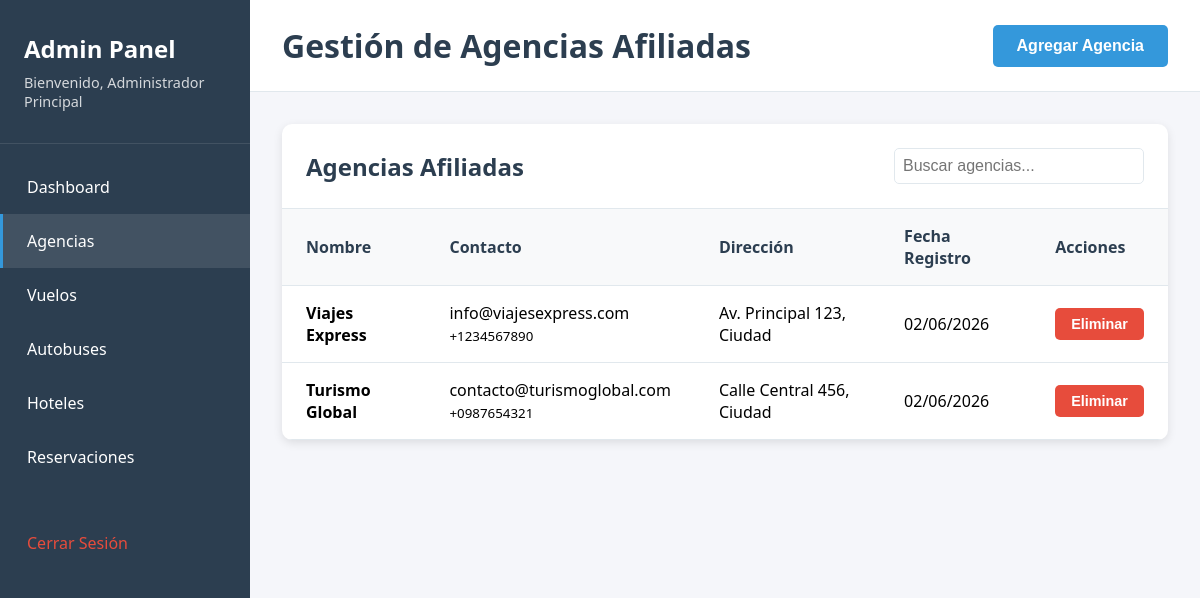
Screenshot of /admin/agencies.php (signed in) with the database file from the repository.
### tables this page shows
CREATE TABLE agencies (
    id INT AUTO_INCREMENT PRIMARY KEY,
    name VARCHAR(255) NOT NULL,
    email VARCHAR(255) NOT NULL,
    phone VARCHAR(20),
    address TEXT,
    created_at TIMESTAMP DEFAULT CURRENT_TIMESTAMP
);

### admin/agencies.php (the view, shortened to what this page needs)
<?php
include '../config/database.php';
$agencies = $conn->query("SELECT * FROM agencies");
?>
<!DOCTYPE html>
<html lang="es">
<head>
    <link rel="stylesheet" href="../css/admin.css">
</head>
<body>
    <div class="admin-container">
        <div class="sidebar">
            <div class="sidebar-header">
                <h2>Admin Panel</h2>
                <p>Bienvenido, <?php echo $_SESSION['admin_name']; ?></p>
            </div>
            <nav class="sidebar-nav">
                <a href="dashboard.php" class="nav-item">Dashboard</a>
                <a href="agencies.php" class="nav-item active">Agencias</a>
                <a href="flights.php" class="nav-item">Vuelos</a>
                <a href="buses.php" class="nav-item">Autobuses</a>
                <a href="hotels.php" class="nav-item">Hoteles</a>
                <a href="reservations.php" class="nav-item">Reservaciones</a>
                <a href="login.php?logout=true" class="nav-item logout">Cerrar Sesión</a>
            </nav>
        </div>
        <div class="main-content">
            <header class="content-header">
                <h1>Gestión de Agencias Afiliadas</h1>
                <div class="header-actions">
                    <button class="btn btn-primary" onclick="toggleForm()">Agregar Agencia</button>
                </div>
            </header>
            <div class="content">
                <div class="data-table">
                    <div class="table-header">
                        <h2>Agencias Afiliadas</h2>
                        <div class="table-actions">
                            <input type="text" id="search-agencies" placeholder="Buscar agencias..." class="table-filter" data-table="agencies-table">
                        </div>
                    </div>
                    <table id="agencies-table">
                        <thead>
                            <tr>
                                <th>Nombre</th>
                                <th>Contacto</th>
                                <th>Dirección</th>
                                <th>Fecha Registro</th>
                                <th>Acciones</th>
                            </tr>
                        </thead>
                        <tbody>
                            <?php while ($agency = $agencies->fetch_assoc()): ?>
                            <tr>
                                <td>
                                    <strong><?php echo htmlspecialchars($agency['name']); ?></strong>
                                </td>
                                <td>
                                    <?php echo htmlspecialchars($agency['email']); ?><br>
                                    <small><?php echo htmlspecialchars($agency['phone']); ?></small>
                                </td>
                                <td><?php echo htmlspecialchars($agency['address']); ?></td>
                                <td><?php echo date('d/m/Y', strtotime($agency['created_at'])); ?></td>
                                <td>
                                    <form method="POST" style="display: inline;">
                                        <button type="submit" name="delete_agency" class="btn btn-danger btn-sm" onclick="return confirm('¿Está seguro de eliminar esta agencia?')">Eliminar</button>
                                    </form>
                                </td>
                            </tr>
                            <?php endwhile; ?>
                        </tbody>
                    </table>
                </div>
            </div>
        </div>
    </div>
</body>
</html>

### css/admin.css (style rules this page uses)
:root { --primary: #2c3e50; --secondary: #3498db; --accent: #e74c3c; --light: #ecf0f1; --dark: #2c3e50; --success: #27ae60; --warning: #f39c12; --danger: #e74c3c; --sidebar-width: 250px; }
* { margin: 0; padding: 0; box-sizing: border-box; }
body { font-family: 'Segoe UI', Tahoma, Geneva, Verdana, sans-serif; background-color: #f5f6fa; }
.admin-container { display: flex; min-height: 100vh; }
.sidebar { width: var(--sidebar-width); background: var(--primary); color: white; position: fixed; height: 100vh; overflow-y: auto; }
.sidebar-header { padding: 2rem 1.5rem; border-bottom: 1px solid rgba(255,255,255,0.1); }
.sidebar-header h2 { margin-bottom: 0.5rem; }
.sidebar-header p { font-size: 0.9rem; opacity: 0.8; }
.sidebar-nav { padding: 1rem 0; }
.nav-item { display: block; padding: 1rem 1.5rem; color: white; text-decoration: none; transition: all 0.3s; border-left: 3px solid transparent; }
.nav-item:hover, .nav-item.active { background: rgba(255,255,255,0.1); border-left-color: var(--secondary); }
.nav-item.logout { color: var(--accent); margin-top: 2rem; }
.main-content { flex: 1; margin-left: var(--sidebar-width); }
.content-header { background: white; padding: 1.5rem 2rem; border-bottom: 1px solid #e1e8ed; display: flex; justify-content: space-between; align-items: center; }
.content-header h1 { color: var(--primary); }
.header-actions { display: flex; gap: 1rem; align-items: center; }
.content { padding: 2rem; }
.data-table { background: white; border-radius: 10px; box-shadow: 0 3px 10px rgba(0,0,0,0.1); overflow: hidden; }
.table-header { padding: 1.5rem; border-bottom: 1px solid #e1e8ed; display: flex; justify-content: space-between; align-items: center; }
.table-header h2 { color: var(--primary); }
.table-actions { display: flex; gap: 1rem; }
table { width: 100%; border-collapse: collapse; }
th, td { padding: 1rem 1.5rem; text-align: left; border-bottom: 1px solid #e1e8ed; }
th { background: #f8f9fa; font-weight: 600; color: var(--primary); }
input, select, textarea { width: 100%; padding: 0.75rem; border: 2px solid #e1e8ed; border-radius: 5px; font-size: 1rem; transition: border-color 0.3s; }
.btn { display: inline-block; padding: 0.75rem 1.5rem; border: none; border-radius: 5px; font-size: 1rem; font-weight: 600; cursor: pointer; text-decoration: none; transition: all 0.3s; }
.btn-primary { background: var(--secondary); color: white; }
.btn-danger { background: var(--danger); color: white; }
.btn-sm { padding: 0.5rem 1rem; font-size: 0.9rem; }
.data-table { position: relative; }
.table-filter { padding: 0.5rem; border: 1px solid #e1e8ed; border-radius: 5px; width: 250px; }

### rows the page displays
agencies: name "Viajes Express", email "info@viajesexpress.com", phone "+1234567890", address "Av. Principal 123, Ciudad", created_at "02/06/2026"
agencies: name "Turismo Global", email "contacto@turismoglobal.com", phone "+0987654321", address "Calle Central 456, Ciudad", created_at "02/06/2026"

### other values shown
$_SESSION['admin_name'] "Administrador Principal"
